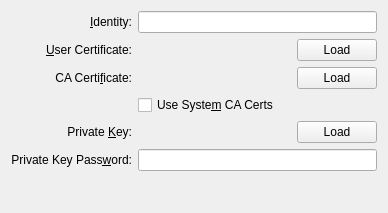
<?xml version="1.0" encoding="UTF-8"?>
<ui version="4.0">
 <class>EapMethodTlsBase</class>
 <widget class="QWidget" name="EapMethodTlsBase">
  <property name="geometry">
   <rect>
    <x>0</x>
    <y>0</y>
    <width>388</width>
    <height>213</height>
   </rect>
  </property>
  <layout class="QVBoxLayout" name="verticalLayout">
   <item>
    <layout class="QGridLayout" name="gridLayout">
     <item row="0" column="0">
      <widget class="QLabel" name="label">
       <property name="text">
        <string>&amp;Identity:</string>
       </property>
       <property name="alignment">
        <set>Qt::AlignRight|Qt::AlignTrailing|Qt::AlignVCenter</set>
       </property>
       <property name="buddy">
        <cstring>leIdentity</cstring>
       </property>
      </widget>
     </item>
     <item row="0" column="1">
      <widget class="KLineEdit" name="leIdentity"/>
     </item>
     <item row="1" column="0">
      <widget class="QLabel" name="label_2">
       <property name="text">
        <string>&amp;User Certificate:</string>
       </property>
       <property name="alignment">
        <set>Qt::AlignRight|Qt::AlignTrailing|Qt::AlignVCenter</set>
       </property>
       <property name="buddy">
        <cstring>clientCertLoad</cstring>
       </property>
      </widget>
     </item>
     <item row="2" column="0">
      <widget class="QLabel" name="label_3">
       <property name="text">
        <string>CA Certi&amp;ficate:</string>
       </property>
       <property name="alignment">
        <set>Qt::AlignRight|Qt::AlignTrailing|Qt::AlignVCenter</set>
       </property>
       <property name="buddy">
        <cstring>caCertLoad</cstring>
       </property>
      </widget>
     </item>
     <item row="4" column="0">
      <widget class="QLabel" name="label_4">
       <property name="text">
        <string>Private &amp;Key:</string>
       </property>
       <property name="alignment">
        <set>Qt::AlignRight|Qt::AlignTrailing|Qt::AlignVCenter</set>
       </property>
       <property name="buddy">
        <cstring>privateKeyLoad</cstring>
       </property>
      </widget>
     </item>
     <item row="5" column="0">
      <widget class="QLabel" name="label_5">
       <property name="text">
        <string>Private Key Pass&amp;word:</string>
       </property>
       <property name="alignment">
        <set>Qt::AlignRight|Qt::AlignTrailing|Qt::AlignVCenter</set>
       </property>
       <property name="buddy">
        <cstring>lePrivateKeyPassword</cstring>
       </property>
      </widget>
     </item>
     <item row="5" column="1">
      <widget class="KLineEdit" name="lePrivateKeyPassword">
       <property name="passwordMode">
        <bool>true</bool>
       </property>
      </widget>
     </item>
     <item row="3" column="1">
      <widget class="QCheckBox" name="chkUseSystemCaCerts">
       <property name="text">
        <string>Use Syste&amp;m CA Certs</string>
       </property>
      </widget>
     </item>
     <item row="1" column="1">
      <layout class="QHBoxLayout" name="horizontalLayout">
       <item>
        <widget class="KLed" name="clientCertLed">
         <property name="sizePolicy">
          <sizepolicy hsizetype="Fixed" vsizetype="Fixed">
           <horstretch>0</horstretch>
           <verstretch>0</verstretch>
          </sizepolicy>
         </property>
         <property name="state">
          <enum>KLed::Off</enum>
         </property>
         <property name="look">
          <enum>KLed::Flat</enum>
         </property>
        </widget>
       </item>
       <item>
        <widget class="QLabel" name="clientCertLoadedLabel">
         <property name="text">
          <string/>
         </property>
        </widget>
       </item>
       <item>
        <widget class="KPushButton" name="clientCertLoad">
         <property name="sizePolicy">
          <sizepolicy hsizetype="Fixed" vsizetype="Fixed">
           <horstretch>0</horstretch>
           <verstretch>0</verstretch>
          </sizepolicy>
         </property>
         <property name="text">
          <string>Load</string>
         </property>
        </widget>
       </item>
      </layout>
     </item>
     <item row="2" column="1">
      <layout class="QHBoxLayout" name="horizontalLayout_2">
       <item>
        <widget class="KLed" name="caCertLed">
         <property name="sizePolicy">
          <sizepolicy hsizetype="Fixed" vsizetype="Fixed">
           <horstretch>0</horstretch>
           <verstretch>0</verstretch>
          </sizepolicy>
         </property>
         <property name="state">
          <enum>KLed::Off</enum>
         </property>
         <property name="look">
          <enum>KLed::Flat</enum>
         </property>
        </widget>
       </item>
       <item>
        <widget class="QLabel" name="caCertLoadedLabel">
         <property name="text">
          <string/>
         </property>
        </widget>
       </item>
       <item>
        <widget class="KPushButton" name="caCertLoad">
         <property name="sizePolicy">
          <sizepolicy hsizetype="Fixed" vsizetype="Fixed">
           <horstretch>0</horstretch>
           <verstretch>0</verstretch>
          </sizepolicy>
         </property>
         <property name="text">
          <string>Load</string>
         </property>
        </widget>
       </item>
      </layout>
     </item>
     <item row="4" column="1">
      <layout class="QHBoxLayout" name="horizontalLayout_3">
       <item>
        <widget class="KLed" name="privateKeyLed">
         <property name="sizePolicy">
          <sizepolicy hsizetype="Fixed" vsizetype="Fixed">
           <horstretch>0</horstretch>
           <verstretch>0</verstretch>
          </sizepolicy>
         </property>
         <property name="state">
          <enum>KLed::Off</enum>
         </property>
         <property name="look">
          <enum>KLed::Flat</enum>
         </property>
        </widget>
       </item>
       <item>
        <widget class="QLabel" name="privateKeyLoadedLabel">
         <property name="text">
          <string/>
         </property>
        </widget>
       </item>
       <item>
        <widget class="KPushButton" name="privateKeyLoad">
         <property name="sizePolicy">
          <sizepolicy hsizetype="Fixed" vsizetype="Fixed">
           <horstretch>0</horstretch>
           <verstretch>0</verstretch>
          </sizepolicy>
         </property>
         <property name="text">
          <string>Load</string>
         </property>
        </widget>
       </item>
      </layout>
     </item>
    </layout>
   </item>
   <item>
    <spacer name="verticalSpacer">
     <property name="orientation">
      <enum>Qt::Vertical</enum>
     </property>
     <property name="sizeHint" stdset="0">
      <size>
       <width>20</width>
       <height>1</height>
      </size>
     </property>
    </spacer>
   </item>
  </layout>
 </widget>
 <customwidgets>
  <customwidget>
   <class>KLed</class>
   <extends>QWidget</extends>
   <header>kled.h</header>
  </customwidget>
  <customwidget>
   <class>KPushButton</class>
   <extends>QPushButton</extends>
   <header>kpushbutton.h</header>
  </customwidget>
  <customwidget>
   <class>KLineEdit</class>
   <extends>QLineEdit</extends>
   <header>klineedit.h</header>
  </customwidget>
 </customwidgets>
 <resources/>
 <connections>
  <connection>
   <sender>chkUseSystemCaCerts</sender>
   <signal>toggled(bool)</signal>
   <receiver>caCertLoad</receiver>
   <slot>setDisabled(bool)</slot>
   <hints>
    <hint type="sourcelabel">
     <x>258</x>
     <y>100</y>
    </hint>
    <hint type="destinationlabel">
     <x>352</x>
     <y>72</y>
    </hint>
   </hints>
  </connection>
 </connections>
</ui>
